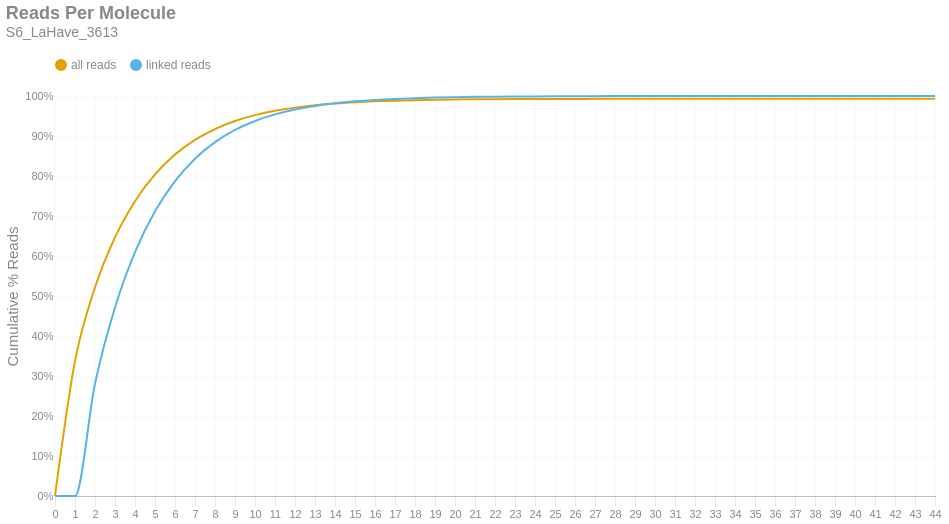

This figure's notebook cell:
### Markdown cell above
### Reads per Molecule
This chart shows the cumulative distribution of the number of reads per linked molecule. That is, how many alignments are associated with a unique molecule. This excludes the number of reads associated with invalid or absent linked-read barcodes. The `linked` histogram is the percentages recalculated when disregarding singletons.

### Code cell
if SKIPLR:
    print_html(f"Skipped")
else:
    counts = np.bincount(valids['reads'].cast(pl.Int64).to_numpy())
    weighted = counts * np.arange(len(counts))
    all_perc = weighted / n_reads
    linked_perc = weighted / n_linked_reads
    linked_perc[1] = 0
    binned_df = pl.DataFrame({
        'readsper': list(range(len(counts))),
        'all reads (cumsum)': np.cumsum(all_perc).tolist(),
        'linked reads (cumsum)': np.cumsum(linked_perc).tolist(),
    })

    with SafeRender(binned_df):
        (
            density_plot(binned_df, 'Reads Per Molecule', samplename, 'readspmol')
            .encode(
                x=alt.X('readsper:O', title=None).axis(labelAngle=0).scale(padding=0),
                y=alt.Y('value:Q', title='Cumulative % Reads').axis(format='%').stack(False),
                color=alt.Color("key:N").scale(domain=["all reads", "linked reads"]),
                tooltip=[
                    alt.Tooltip("key:N", title="Data Type"),
                    alt.Tooltip("readsper:O", title="Reads Per Molecule"),
                    alt.Tooltip("value:Q", format=".2%", title="% Reads (Cum.)")
                ]            
            )
        ).display()

### Figure 1 — Vega-Lite specification as saved in the notebook (floating-point values rounded to 4 significant figures)
{"width": "container", "height": 400, "config": {"title": {"anchor": "start", "dy": -15, "fontSize": 18, "color": "#888888", "subtitleColor": "#888888", "subtitleFontSize": 14}, "arc": {"fill": "#0072B2"}, "axis": {"domainColor": "#888888", "domainWidth": 0.5, "gridWidth": 0.2, "grid": false, "titleFontWeight": 400, "titleFontSize": 15, "labelFontSize": 11, "labelColor": "#888888", "tickColor": "#888888", "tickWidth": 0.2, "titleColor": "#888888"}, "axisBand": {"grid": false}, "axisX": {"grid": true, "tickSize": 10, "domainCap": "round"}, "axisY": {"domain": false, "grid": true, "tickSize": 0, "domainCap": "round"}, "background": "transparent", "header": {"labelFontSize": 15, "labelColor": "#888888", "titleFontSize": 15, "titleFontWeight": 600, "titleColor": "#888888"}, "legend": {"labelFont": "sans-serif", "labelFontSize": 12, "labelColor": "#888888", "symbolSize": 100, "symbolType": "circle", "titleFontSize": 12, "titlePadding": 10, "titleColor": "#888888", "title": null, "orient": "top"}, "range": {"category": ["#E69F00", "#56B4E9", "#009E73", "#F0E442", "#0072B2", "#D55E00", "#CC79A7", "#000000"], "diverging": ["#cfe8f3", "#a2d4ec", "#73bfe2", "#46abdb", "#1696d2", "#12719e"]}, "area": {"fill": "#0072B2", "fillOpacity": 0.7, "line": true, "strokeOpacity": 0.7}, "line": {"color": "#0072B2", "stroke": "#0072B2", "strokeWidth": 2}, "trail": {"color": "#0072B2", "stroke": "#0072B2", "strokeWidth": 0, "size": 1}, "point": {"filled": true, "fillOpacity": 1.0, "size": 95}, "text": {"color": "#888888", "fontSize": 11, "align": "right", "fontWeight": 400, "size": 11}, "bar": {"fill": "#0072B2", "stroke": null}, "view": {"stroke": null, "continuousWidth": 660, "continuousHeight": 400}}, "data": {"name": "data-2a8b1524e35b0483654396676f36363b"}, "mark": {"type": "line", "interpolate": "monotone", "point": {"opacity": 0, "size": 275}}, "encoding": {"color": {"field": "key", "scale": {"domain": ["all reads", "linked reads"]}, "type": "nominal"}, "tooltip": [{"field": "key", "title": "Data Type", "type": "nominal"}, {"field": "readsper", "title": "Reads Per Molecule", "type": "ordinal"}, {"field": "value", "format": ".2%", "title": "% Reads (Cum.)", "type": "quantitative"}], "x": {"axis": {"labelAngle": 0}, "field": "readsper", "scale": {"padding": 0}, "title": null, "type": "ordinal"}, "y": {"axis": {"format": "%"}, "field": "value", "stack": false, "title": "Cumulative % Reads", "type": "quantitative"}}, "params": [{"name": "param_c36ac31b6afebe62", "select": {"type": "point", "fields": ["key"]}, "bind": "legend"}], "title": {"text": "Reads Per Molecule", "subtitle": "S6_LaHave_3613"}, "transform": [{"fold": ["all reads (cumsum)", "linked reads (cumsum)"]}, {"calculate": "replace(datum.key, ' (cumsum)', '')", "as": "key"}, {"filter": {"param": "param_c36ac31b6afebe62"}}], "usermeta": {"embedOptions": {"downloadFileName": "S6_LaHave_3613.readspmol"}}, "$schema": "https://vega.github.io/schema/vega-lite/v6.1.0.json", "datasets": {"data-2a8b1524e35b0483654396676f36363b": [{"readsper": 0, "all reads (cumsum)": 0.0, "linked reads (cumsum)": 0.0}, {"readsper": 1, "all reads (cumsum)": 0.3371, "linked reads (cumsum)": 0.0}, {"readsper": 2, "all reads (cumsum)": 0.5213, "linked reads (cumsum)": 0.2808}, {"readsper": 3, "all reads (cumsum)": 0.6464, "linked reads (cumsum)": 0.4715}, {"readsper": 4, "all reads (cumsum)": 0.737, "linked reads (cumsum)": 0.6095}, {"readsper": 5, "all reads (cumsum)": 0.8039, "linked reads (cumsum)": 0.7116}, {"readsper": 6, "all reads (cumsum)": 0.8535, "linked reads (cumsum)": 0.7872}, {"readsper": 7, "all reads (cumsum)": 0.8903, "linked reads (cumsum)": 0.8433}, {"readsper": 8, "all reads (cumsum)": 0.9174, "linked reads (cumsum)": 0.8846}, {"readsper": 9, "all reads (cumsum)": 0.9374, "linked reads (cumsum)": 0.9151}, {"readsper": 10, "all reads (cumsum)": 0.9521, "linked reads (cumsum)": 0.9375}, {"readsper": 11, "all reads (cumsum)": 0.9629, "linked reads (cumsum)": 0.954}, {"readsper": 12, "all reads (cumsum)": 0.9709, "linked reads (cumsum)": 0.9662}, {"readsper": 13, "all reads (cumsum)": 0.9768, "linked reads (cumsum)": 0.9752}, {"readsper": 14, "all reads (cumsum)": 0.9812, "linked reads (cumsum)": 0.9819}, {"readsper": 15, "all reads (cumsum)": 0.9843, "linked reads (cumsum)": 0.9866}, {"readsper": 16, "all reads (cumsum)": 0.9866, "linked reads (cumsum)": 0.9901}, {"readsper": 17, "all reads (cumsum)": 0.9883, "linked reads (cumsum)": 0.9927}, {"readsper": 18, "all reads (cumsum)": 0.9895, "linked reads (cumsum)": 0.9946}, {"readsper": 19, "all reads (cumsum)": 0.9904, "linked reads (cumsum)": 0.996}, {"readsper": 20, "all reads (cumsum)": 0.9911, "linked reads (cumsum)": 0.9971}, {"readsper": 21, "all reads (cumsum)": 0.9916, "linked reads (cumsum)": 0.9978}, {"readsper": 22, "all reads (cumsum)": 0.992, "linked reads (cumsum)": 0.9984}, {"readsper": 23, "all reads (cumsum)": 0.9923, "linked reads (cumsum)": 0.9988}, {"readsper": 24, "all reads (cumsum)": 0.9925, "linked reads (cumsum)": 0.9991}, {"readsper": 25, "all reads (cumsum)": 0.9926, "linked reads (cumsum)": 0.9993}, {"readsper": 26, "all reads (cumsum)": 0.9928, "linked reads (cumsum)": 0.9995}, {"readsper": 27, "all reads (cumsum)": 0.9928, "linked reads (cumsum)": 0.9996}, {"readsper": 28, "all reads (cumsum)": 0.9929, "linked reads (cumsum)": 0.9998}, {"readsper": 29, "all reads (cumsum)": 0.9929, "linked reads (cumsum)": 0.9998}, {"readsper": 30, "all reads (cumsum)": 0.993, "linked reads (cumsum)": 0.9998}, {"readsper": 31, "all reads (cumsum)": 0.993, "linked reads (cumsum)": 0.9999}, {"readsper": 32, "all reads (cumsum)": 0.993, "linked reads (cumsum)": 0.9999}, {"readsper": 33, "all reads (cumsum)": 0.993, "linked reads (cumsum)": 0.9999}, {"readsper": 34, "all reads (cumsum)": 0.993, "linked reads (cumsum)": 0.9999}, {"readsper": 35, "all reads (cumsum)": 0.993, "linked reads (cumsum)": 1.0}, {"readsper": 36, "all reads (cumsum)": 0.993, "linked reads (cumsum)": 1.0}, {"readsper": 37, "all reads (cumsum)": 0.9931, "linked reads (cumsum)": 1.0}, {"readsper": 38, "all reads (cumsum)": 0.9931, "linked reads (cumsum)": 1.0}, {"readsper": 39, "all reads (cumsum)": 0.9931, "linked reads (cumsum)": 1.0}, {"readsper": 40, "all reads (cumsum)": 0.9931, "linked reads (cumsum)": 1.0}, {"readsper": 41, "all reads (cumsum)": 0.9931, "linked reads (cumsum)": 1.0}, {"readsper": 42, "all reads (cumsum)": 0.9931, "linked reads (cumsum)": 1.0}, {"readsper": 43, "all reads (cumsum)": 0.9931, "linked reads (cumsum)": 1.0}, {"readsper": 44, "all reads (cumsum)": 0.9931, "linked reads (cumsum)": 1.0}]}}
